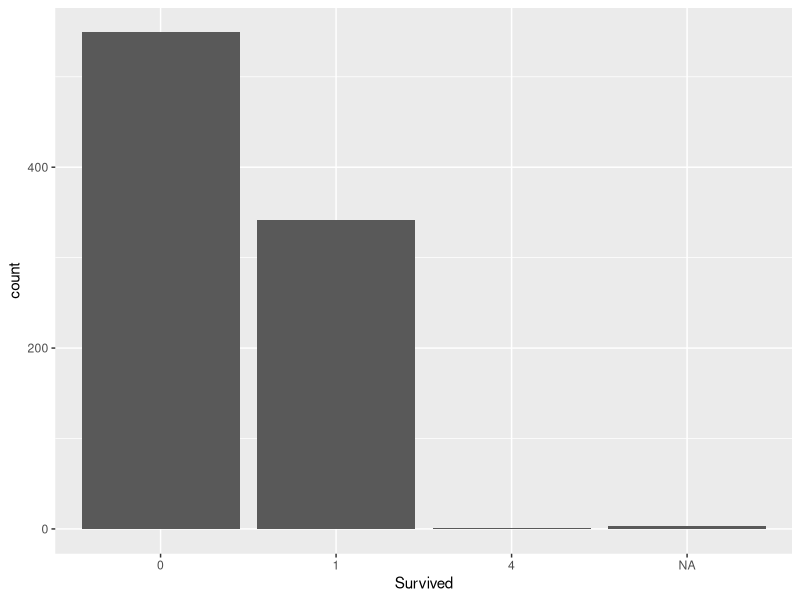
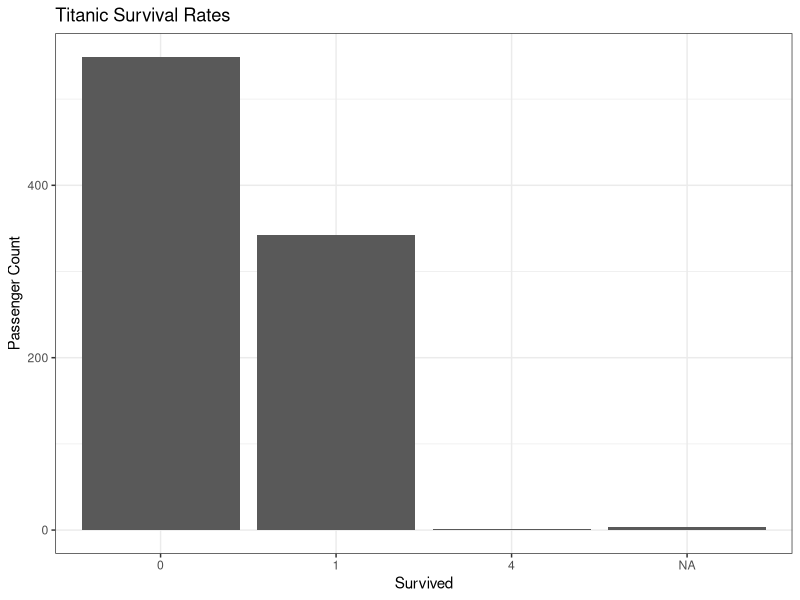
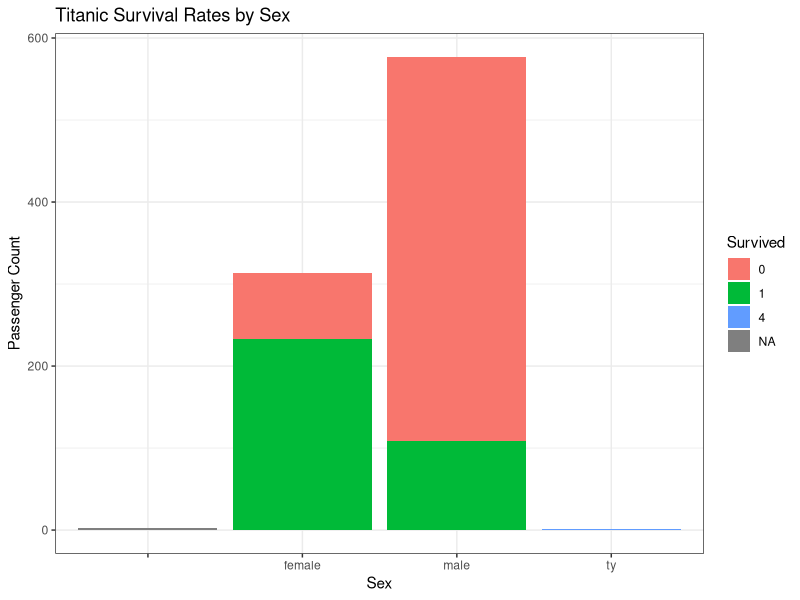
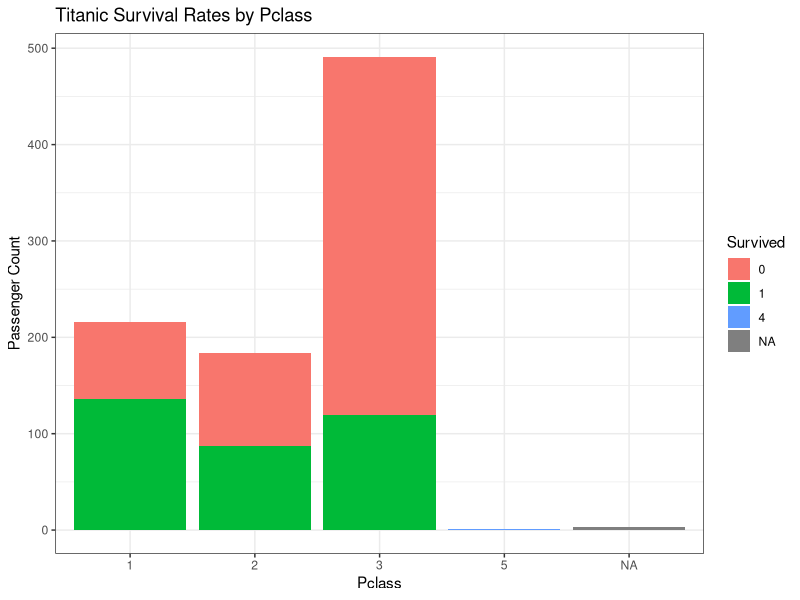
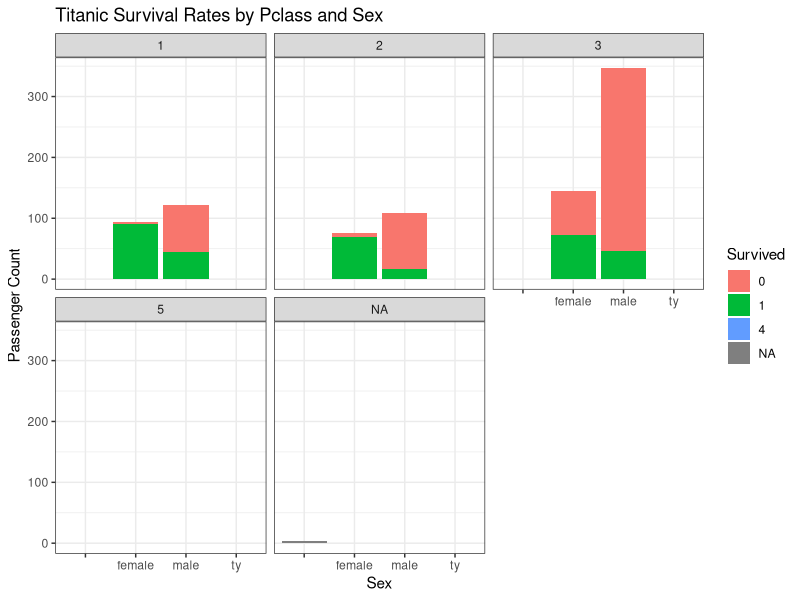
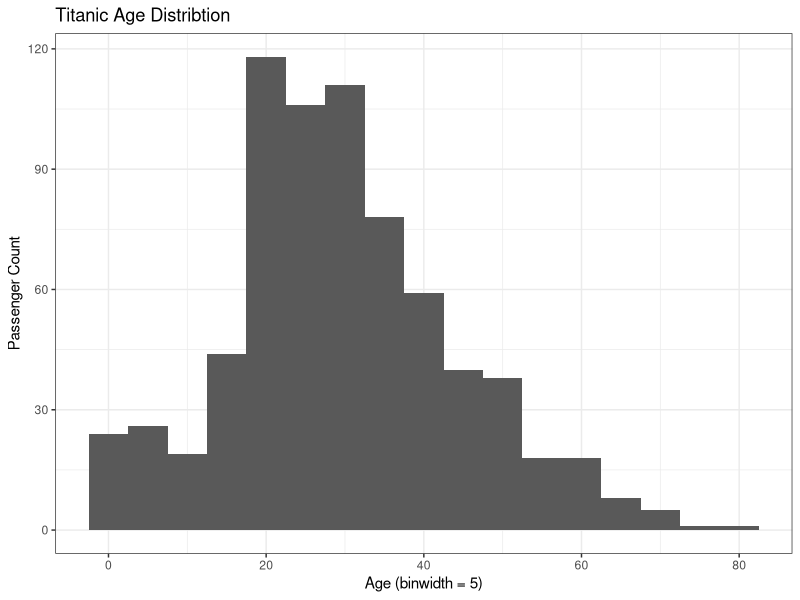
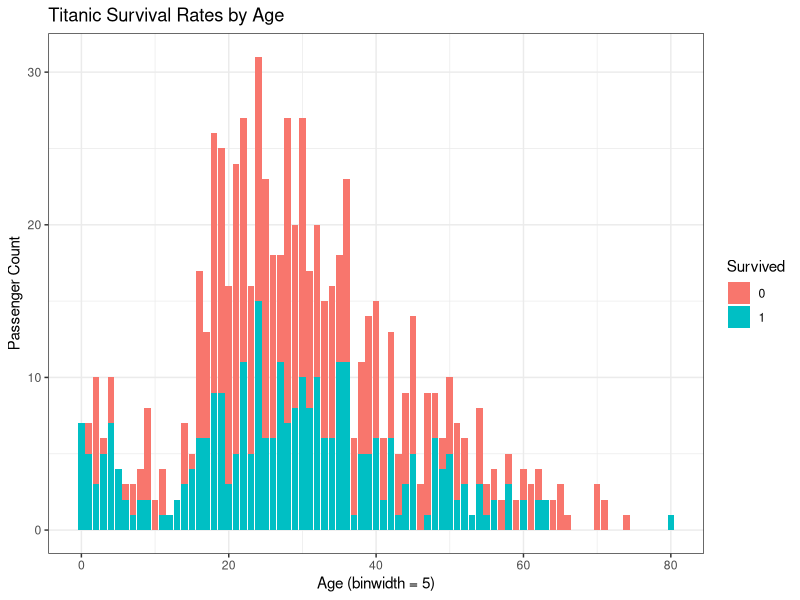
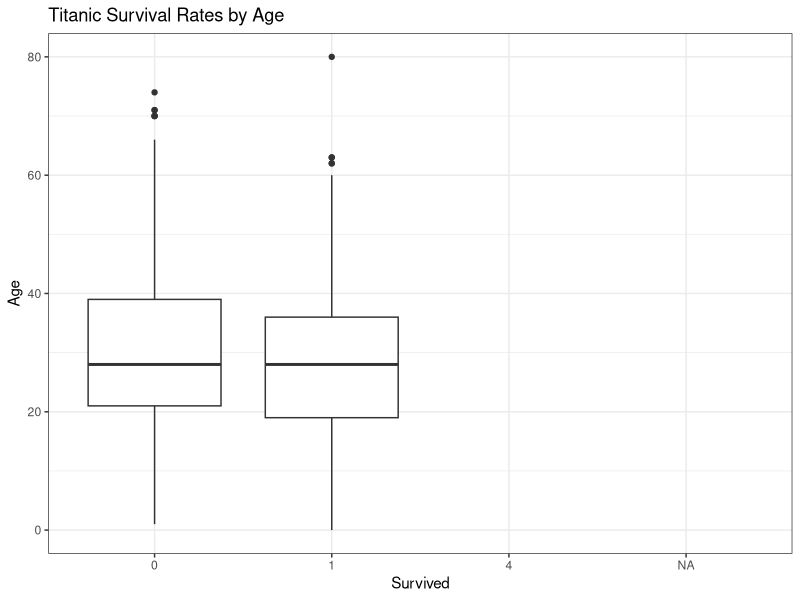

These charts were generated, in order, by the following R code:
setwd("~/Desktop/GMP/R")
library(ggplot2)


# Load Titanic titanicing data for analysis. Open in spreadsheet view.
titanic <- read.csv("titanic.csv", stringsAsFactors = FALSE)
View(titanic)

# Set up factors.
titanic$Pclass <- as.factor(titanic$Pclass)
titanic$Survived <- as.factor(titanic$Survived)
titanic$Sex <- as.factor(titanic$Sex)
titanic$Embarked <- as.factor(titanic$Embarked)


#
# We'll start our visual analysis of the data focusing on questions
# related to survival rates. Specifically, these questions will use
# the factor (i.e., categorical) variables in the data. Factor data
# is very common in the business context and ggplot2 offers many
# powerful features for visualizing factor data.
#


#
# First question - What was the survival rate? 
#
# As Survived is a factor (i.e., categorical) variable, a bar chart 
# is a great visualization to use.
#
ggplot(titanic, aes(x = Survived)) + 
  geom_bar()

# If you really want percentages.
prop.table(table(titanic$Survived))

# Add some customization for labels and theme.
ggplot(titanic, aes(x = Survived)) + 
  theme_bw() +
  geom_bar() +
  labs(y = "Passenger Count",
       title = "Titanic Survival Rates")


#
# Second question - What was the survival rate by gender? 
#
# We can use color to look at two aspects (i.e., dimensions)
# of the data simultaneously.
#
ggplot(titanic, aes(x = Sex, fill = Survived)) + 
  theme_bw() +
  geom_bar() +
  labs(y = "Passenger Count",
       title = "Titanic Survival Rates by Sex")


#
# Third question - What was the survival rate by class of ticket? 
#
ggplot(titanic, aes(x = Pclass, fill = Survived)) + 
  theme_bw() +
  geom_bar() +
  labs(y = "Passenger Count",
       title = "Titanic Survival Rates by Pclass")


#
# Fourth question - What was the survival rate by class of ticket
#                   and gender?
#
# We can leverage facets to further segment the data and enable
# "visual drill-down" into the data.
#
ggplot(titanic, aes(x = Sex, fill = Survived)) + 
  theme_bw() +
  facet_wrap(~ Pclass) +
  geom_bar() +
  labs(y = "Passenger Count",
       title = "Titanic Survival Rates by Pclass and Sex")




#
# Next, we'll move on to visualizing continuous (i.e., numeric)
# data using ggplot2. We'll explore visualizations of single 
# numeric variables (i.e., columns) and also illustrate how
# ggplot2 enables visual drill-down on numeric data.
#


#
# Fifth Question - What is the distribution of passenger ages?
#
# The histogram is a staple of visualizing numeric data as it very 
# powerfully communicates the distrubtion of a variable (i.e., column).
#

titanic$Age = as.integer(titanic$Age)

ggplot(titanic, aes(x = Age)) +
  theme_bw() +
  geom_histogram(binwidth = 5) +
  labs(y = "Passenger Count",
       x = "Age (binwidth = 5)",
       title = "Titanic Age Distribtion")


#
# Sixth Question - What are the survival rates by age?
#
ggplot(titanic, aes(x = Age, fill = Survived)) +
  theme_bw() +
  geom_histogram(binwidth = 0.5, stat="count") +
  labs(y = "Passenger Count",
       x = "Age (binwidth = 5)",
       title = "Titanic Survival Rates by Age")

# Another great visualization for this question is the box-and-whisker 
# plot.
ggplot(titanic, aes(x = Survived, y = Age)) +
  theme_bw() +
  geom_boxplot() +
  labs(y = "Age",
       x = "Survived",
       title = "Titanic Survival Rates by Age")


#
# Seventh Question - What is the survival rates by age when segmented
#                    by gender and class of ticket?
#
# A related visualization to the histogram is a density plot. Think of
# a density plot as a smoothed version of the histogram. Using ggplot2
# we can use facets to allow for visual drill-down via density plots.
#
ggplot(titanic, aes(x = Age, fill = Survived)) +
  theme_bw() +
  facet_wrap(Sex ~ Pclass) +
  geom_density(alpha = 0.5) +
  labs(y = "Age",
       x = "Survived",
       title = "Titanic Survival Rates by Age, Pclass and Sex")

# If you prefer histograms, no problem!
ggplot(titanic, aes(x = Age, fill = Survived)) +
  theme_bw() +
  facet_wrap(Sex ~ Pclass) +
  geom_histogram(binwidth = 5) +
  labs(y = "Age",
       x = "Survived",
       title = "Titanic Survival Rates by Age, Pclass and Sex")


###################################
ggplot(titanic, aes(x = Age, fill = Survived)) +
  theme_bw() +
  facet_wrap(Sex ~ Pclass) +
  geom_density(alpha = 0.5) +
  labs(y = "Survived",
       x = "Age",
       title = "Titanic Survival Rates by Age, Pclass and Sex")


p_age = ggplot(titanic) +
  geom_freqpoly(mapping = aes(x = Age, color = Survived), binwidth = 1) +
  guides(fill=FALSE) +
  theme(legend.position = "none")

p_sex = ggplot(titanic, mapping = aes(x = Sex, fill = Survived)) +
  geom_bar(stat='count', position='fill') +
  labs(x = 'Sex') +
  scale_fill_discrete(name="Surv")




